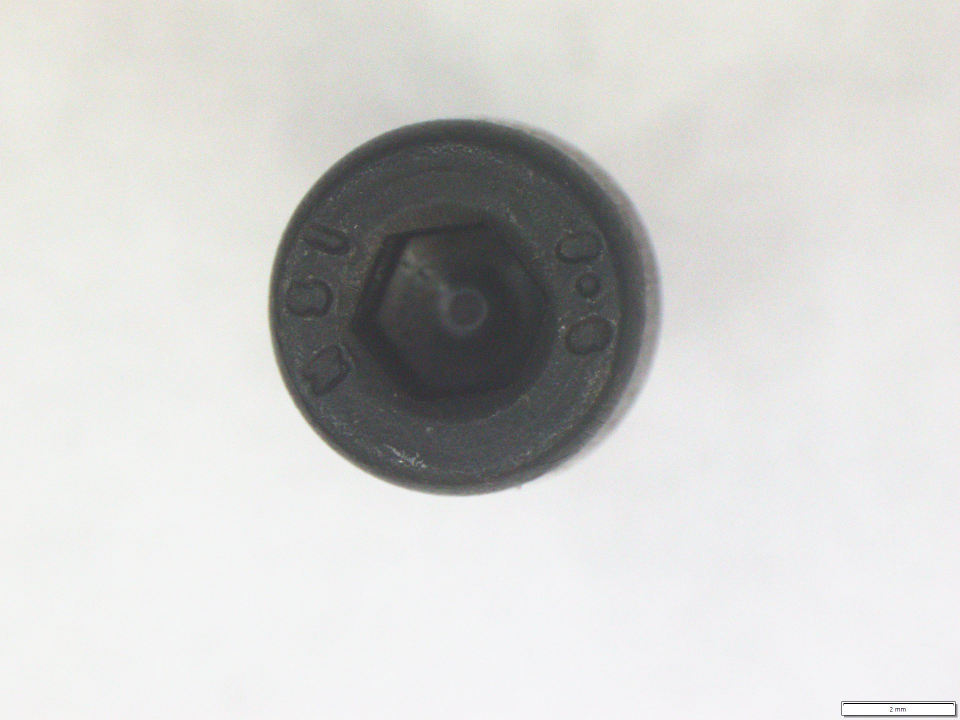
#> input picture Bolt Allen Black-T0-1.jpg, 1920 x 1440 px (shown at 1/2 size)
$ python -i segmentation.py   (imports and definitions only)
#> lines starting #> are read from the running program, lines starting #| are printed output that depends on the picture; after the words box and inside, x2 and y2 are one past the last pixel; in counts of white or black regions, pixels touching at a corner belong together
#> further down, picture is the input picture: shape (1440, 1920, 3); mean B, G, R 205.4, 207.1, 207.2
"""
Component segmentation and background removal.

Uses Otsu thresholding + morphological operations to isolate the
fastener from background. Finds largest contour = the fastener.
"""

import cv2
import numpy as np
from typing import Tuple, Optional


def create_component_mask(
    image: np.ndarray,
    blur_ksize: int = 5,
    morph_kernel_size: int = 5,
    morph_iterations: int = 2,
    min_area_ratio: float = 0.05,
) -> Tuple[np.ndarray, Optional[np.ndarray]]:
    """
    Binary mask isolating the fastener via Otsu + morphology.
    Returns (mask, largest_contour) or (full_mask, None) if no valid contour.
    """
#> called with blur_ksize = 5, morph_kernel_size = 5, morph_iterations = 2, min_area_ratio = 0.05
    gray = cv2.cvtColor(image, cv2.COLOR_BGR2GRAY)
    blurred = cv2.GaussianBlur(gray, (blur_ksize, blur_ksize), 0)

    # Otsu's thresholding
    _, binary = cv2.threshold(
        blurred, 0, 255, cv2.THRESH_BINARY_INV + cv2.THRESH_OTSU
    )
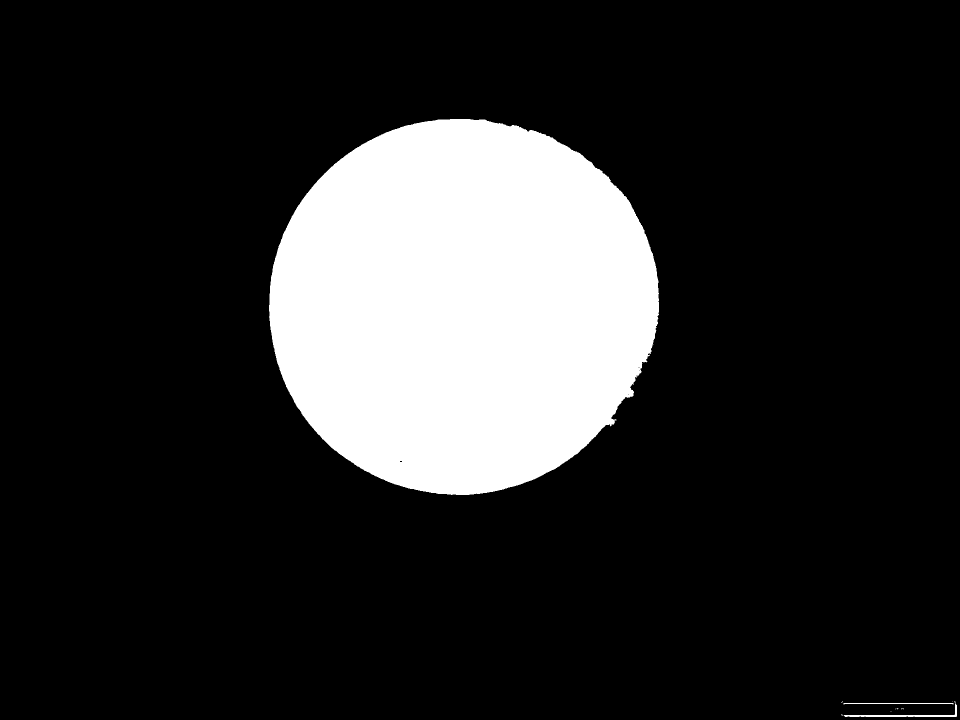
#> binary: shape (1440, 1920) (shown at 1/2 size); 16.7% white; 11 white regions (8 under 20 px), largest, box (x1, y1, x2, y2) and area: (538, 238, 1318, 990) 459141, (1687, 1403, 1914, 1434) 981, (1687, 1406, 1907, 1409) 444

    # Check if Otsu gave a reasonable result
    fg_ratio = np.sum(binary > 0) / binary.size
#> fg_ratio = 0.167
    if fg_ratio < min_area_ratio or fg_ratio > 0.95:
        binary = cv2.adaptiveThreshold(
            blurred, 255, cv2.ADAPTIVE_THRESH_GAUSSIAN_C,
            cv2.THRESH_BINARY_INV, 51, 10
        )

    # Morphological close (fill holes) then open (remove noise)
    kernel = cv2.getStructuringElement(
        cv2.MORPH_ELLIPSE, (morph_kernel_size, morph_kernel_size)
    )
    binary = cv2.morphologyEx(binary, cv2.MORPH_CLOSE, kernel, iterations=morph_iterations)
#> binary: shape (1440, 1920); 16.7% white; 5 white regions (3 under 20 px), largest, box (x1, y1, x2, y2) and area: (538, 238, 1318, 990) 459306, (1683, 1403, 1914, 1434) 1498
    binary = cv2.morphologyEx(binary, cv2.MORPH_OPEN, kernel, iterations=1)
#> binary: shape (1440, 1920); 16.6% white; 4 white regions

    contours, _ = cv2.findContours(binary, cv2.RETR_EXTERNAL, cv2.CHAIN_APPROX_SIMPLE)
#> contours = 4 contours; box (x1, y1, x2, y2) and area: (538, 238, 1318, 990) 458165, (1904, 1427, 1914, 1434) 39, (1902, 1403, 1911, 1410) 33, (1777, 1428, 1787, 1434) 32
    if not contours:
        return np.ones_like(gray) * 255, None

    largest = max(contours, key=cv2.contourArea)
#> largest = contour of 1180 points, box (x1, y1, x2, y2) (538, 238, 1318, 990), area 458165
    if cv2.contourArea(largest) / (gray.shape[0] * gray.shape[1]) < min_area_ratio:
        return np.ones_like(gray) * 255, None

    clean_mask = np.zeros_like(gray)
    cv2.drawContours(clean_mask, [largest], -1, 255, -1)
#> clean_mask: shape (1440, 1920); 16.6% white; 1 white region, box (x1, y1, x2, y2) and area: (538, 238, 1318, 990) 459286
    clean_mask = cv2.morphologyEx(clean_mask, cv2.MORPH_CLOSE, kernel, iterations=3)
#> clean_mask: shape (1440, 1920); 16.6% white; 1 white region, box (x1, y1, x2, y2) and area: (538, 238, 1318, 990) 459317
    return clean_mask, largest


# [48 lines left out: functions extract_component_roi, apply_background_mask, not called in this run]

>>> import cv2
>>> picture = cv2.imread('../Bolt Allen Black-T0-1.jpg')
>>> result = create_component_mask(picture)

$ run again, on Bolt Allen Black-T24-1.jpg
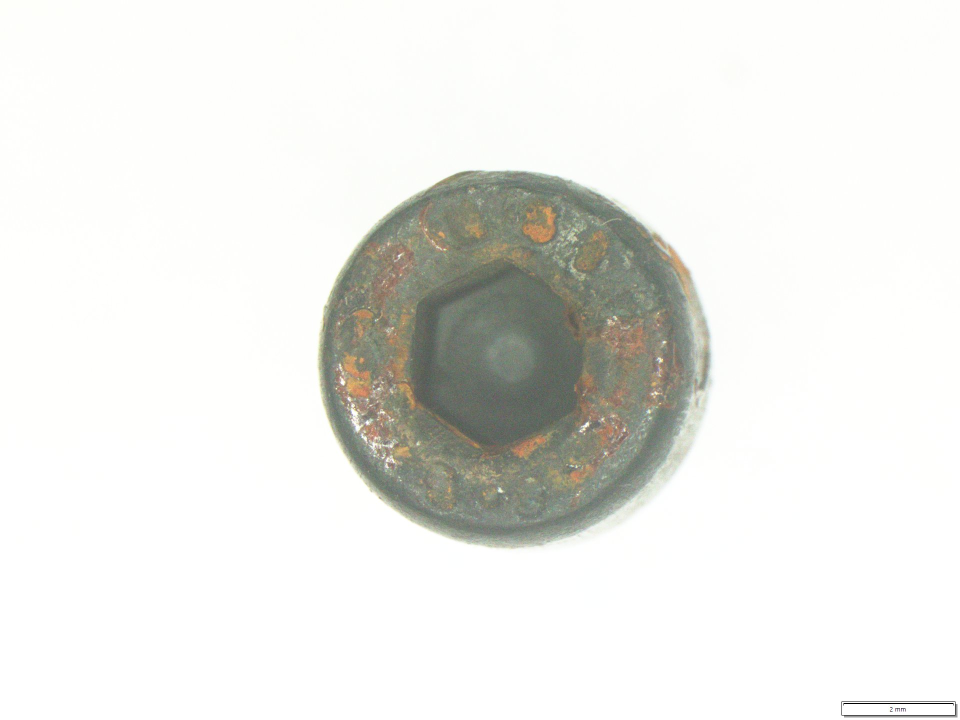
#> input picture Bolt Allen Black-T24-1.jpg, 1920 x 1440 px (shown at 1/2 size)
#> picture is the input picture: shape (1440, 1920, 3); mean B, G, R 230.6, 234.3, 234
#> in create_component_mask, `_, binary = cv2.threshold( blurred, 0, 255, cv2.THRESH_BINARY_INV + cv..`:
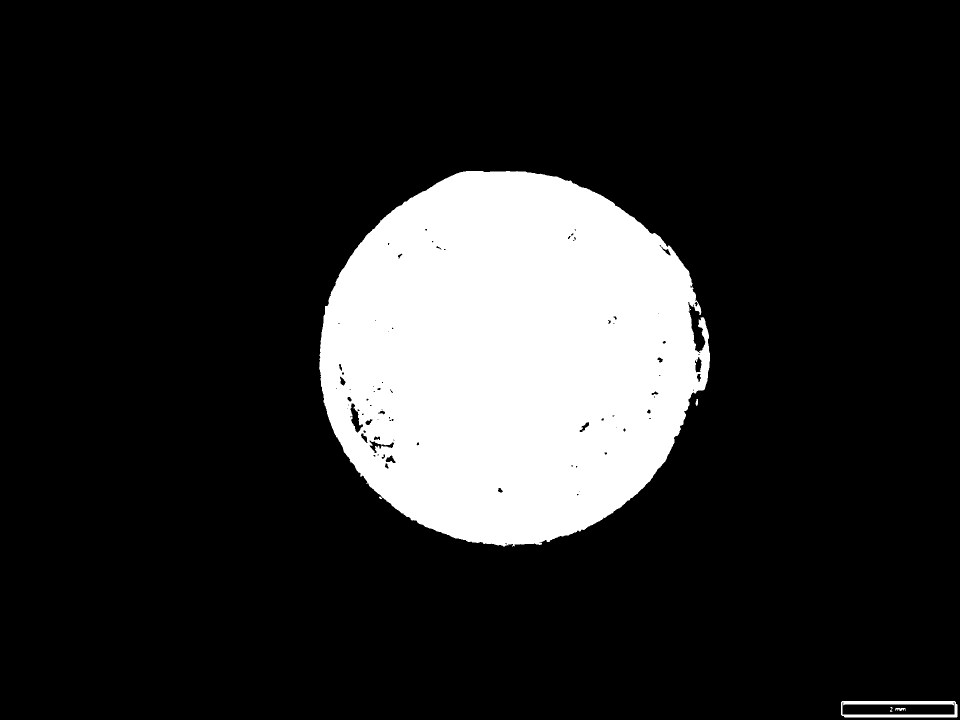
#> binary: shape (1440, 1920) (shown at 1/2 size); 16.2% white; 7 white regions (1 under 20 px), largest, box (x1, y1, x2, y2) and area: (638, 342, 1420, 1093) 445367, (1682, 1402, 1915, 1435) 3156, (1790, 1416, 1811, 1422) 84, (1391, 798, 1396, 812) 51, (1780, 1414, 1785, 1424) 25, (758, 993, 764, 998) 20
#> fg_ratio = 0.162
#> contours = 3 contours, 1 with area under 20; largest, box (x1, y1, x2, y2) and area: (639, 342, 1420, 1093) 447640, (1682, 1402, 1915, 1435) 5352
#> largest = contour of 1326 points, box (x1, y1, x2, y2) (639, 342, 1420, 1093), area 447640
#> in create_component_mask, `cv2.drawContours(clean_mask, [largest], -1, 255, -1)`:
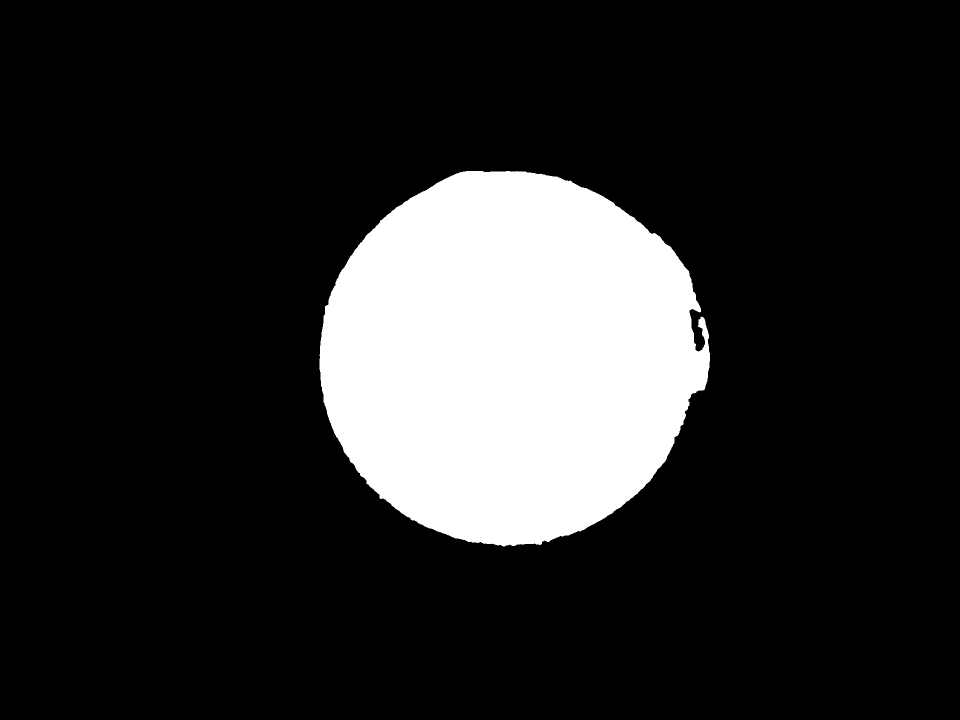
#> clean_mask: shape (1440, 1920) (shown at 1/2 size); 16.2% white; 1 white region, box (x1, y1, x2, y2) and area: (639, 342, 1420, 1093) 448846

$ run again, on Bolt Allen Black-T48-1.jpg
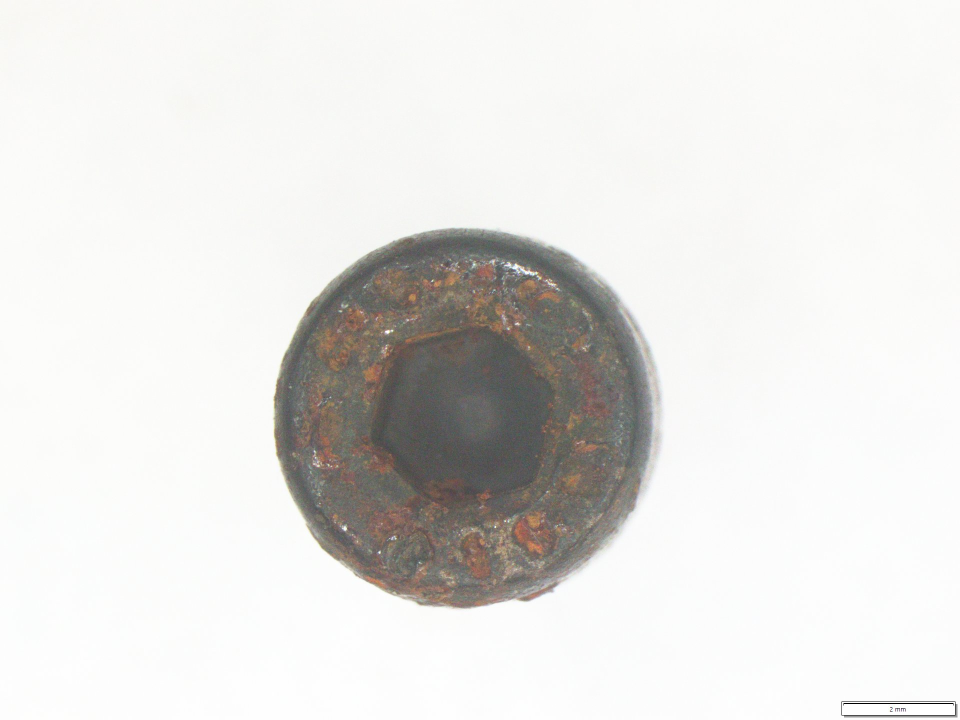
#> input picture Bolt Allen Black-T48-1.jpg, 1920 x 1440 px (shown at 1/2 size)
#> picture is the input picture: shape (1440, 1920, 3); mean B, G, R 224.5, 226.7, 227.8
#> in create_component_mask, `_, binary = cv2.threshold( blurred, 0, 255, cv2.THRESH_BINARY_INV + cv..`:
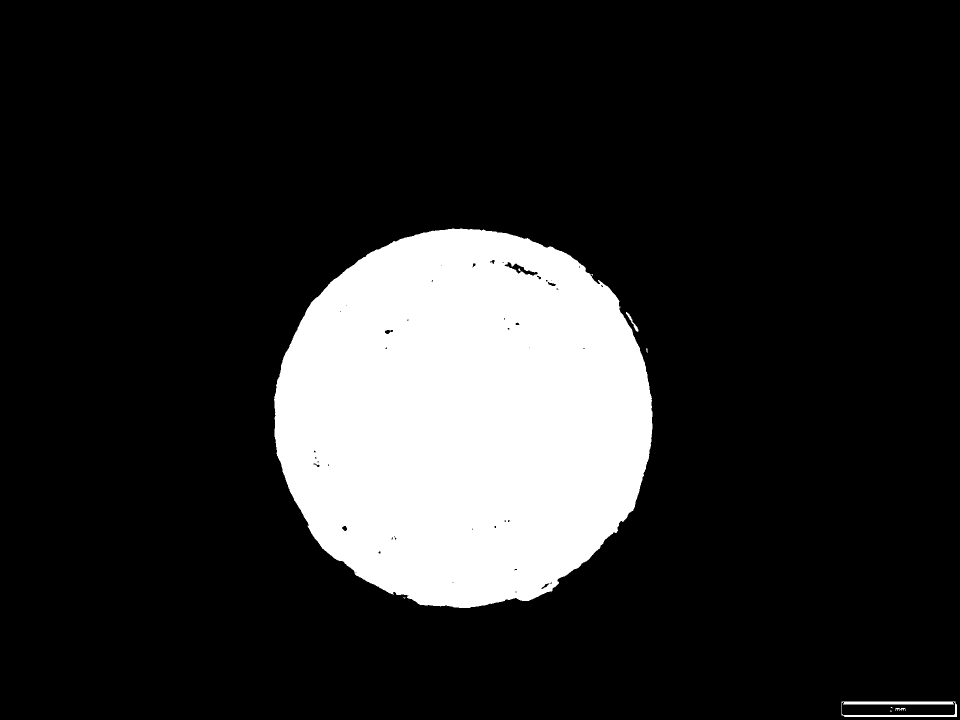
#> binary: shape (1440, 1920) (shown at 1/2 size); 16.4% white; 10 white regions (6 under 20 px), largest, box (x1, y1, x2, y2) and area: (548, 457, 1305, 1216) 450806, (1683, 1403, 1914, 1434) 2365, (1252, 624, 1277, 664) 182, (1791, 1416, 1811, 1422) 67
#> fg_ratio = 0.164
#> in create_component_mask, `binary = cv2.morphologyEx(binary, cv2.MORPH_OPEN, kernel, iterations=1)`:
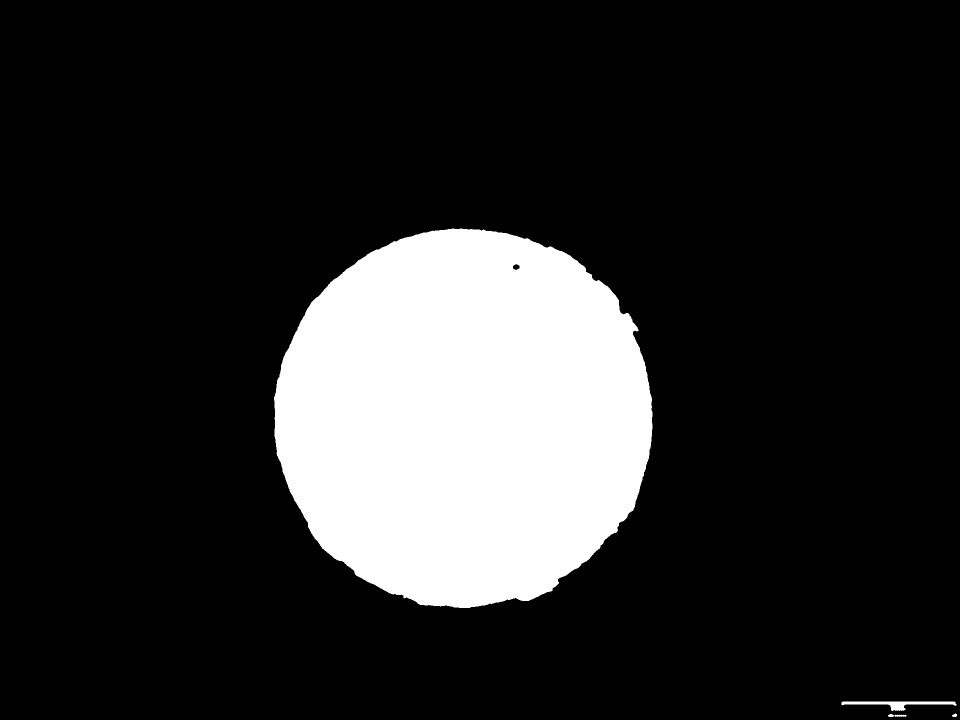
#> binary: shape (1440, 1920) (shown at 1/2 size); 16.4% white; 5 white regions
#> contours = 5 contours; box (x1, y1, x2, y2) and area: (548, 457, 1305, 1216) 451478, (1683, 1403, 1913, 1422) 1490, (1789, 1429, 1813, 1434) 58, (1776, 1428, 1788, 1434) 42, (1904, 1427, 1914, 1434) 39
#> largest = contour of 1198 points, box (x1, y1, x2, y2) (548, 457, 1305, 1216), area 451478
